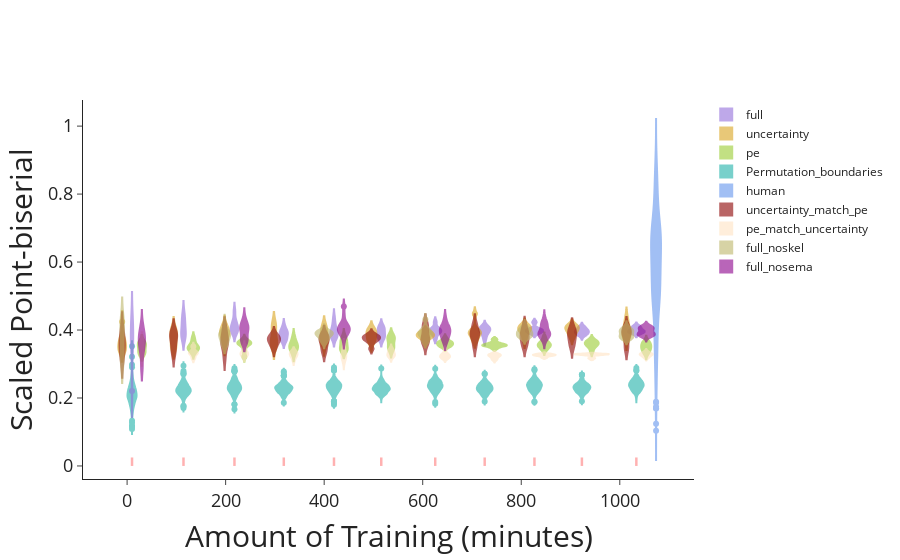

The notebook cell this image was saved under:
### Code cell
# compare three models with human
fig = go.Figure()
# tag_names = ['full', 'uncertainty', 'pe', 'uncertainty_match_pe', 'pe_match_uncertainty']
tag_names = ['full', 'uncertainty', 'pe', 'human', 'uncertainty_match_pe', 'pe_match_uncertainty', 'full_noskel', 'full_nosema']
# shifts = [0, -20, 20, -20, 20]
shifts = [0, -20, 20, 40, -20, 20, -20, 20]
widths = [35, 35, 50, 20, 35, 70, 35, 35]
point = 0
ranks = [0, 1, 2, 3, 4, 5, 6, 7]

df = bi_df_long[(bi_df_long.variable == 'bi_shuffle')
#                        & (bi_df_long.tag.isin(full_tags))
                      ]
fig.add_trace(
    go.Violin(x=df.training_time, y=df.value, name=f"Permutation_boundaries", fillcolor=colors[0], 
              line_color=colors[0], opacity=0.6, points=point, width=widths[0],
              legendrank=ranks[3])
)
# for i, tags in enumerate([full_tags_apr, uncertainty_tags, pe_tags_mar, uncertainty_match_pe_tags, pe_match_uncertainty_tags]):
for i, tags in enumerate(tag_names):
    df = bi_df_long[(bi_df_long.variable == 'bi') & (bi_df_long.sem_variant == tags)]
    if 'human' in (tags):
        df = bi_df_long[(bi_df_long.epoch > 100) & (bi_df_long.sem_variant == tags)]
#         df = df
    fig.add_trace(
        go.Violin(x=df.training_time+shifts[i], y=df.value, name=f"{tag_names[i]}", 
                  fillcolor=colors[i+1], line_color=colors[i+1], opacity=0.6, 
                  points=point, width=widths[i],
                  scalemode='count',
                  legendrank=ranks[i],
                  # mode='markers', marker=dict(size=5, color=colors[i+1])
                # boxpoints='all'
    ))


# fig.update_layout(layout, showlegend=True, width=1000, height=700)
fig.update_layout(layout)
fig.update_xaxes(x_axis)
fig.update_yaxes(y_axis)
fig.update_xaxes(title=dict(text="Amount of Training (minutes)"))
fig.update_yaxes(title=dict(text="Scaled Point-biserial"))
# fig.update_layout(width=500)
# fig.update_layout(title="Flurries are removed")
fig.update_layout(shapes=[{'type': 'line','y0':0,'y1': 0.05 * 0.5,
                           'x0': t, 
                           'x1': t,
                           'xref':'x1','yref':'y1',
                           'line': {'color': 'red','width': 2.5}} 
                          for t in bi_df_long.training_time.unique()])
fig.show()
